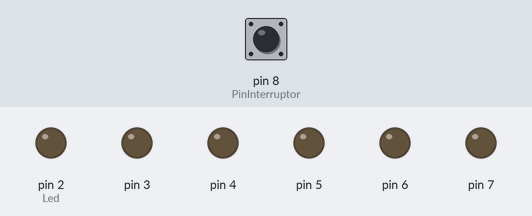
Bench run of a sketch on a simulated Arduino Uno, built with avr-gcc and run on an emulated ATmega328P. On the bench: output pins drawn as LEDs (lit = HIGH). The inputs (shaded band) are chosen by the test bench; at power-on: pin 8 (PinInterruptor) LOW.

Above: at 0.1 s.
At 10.1 s:
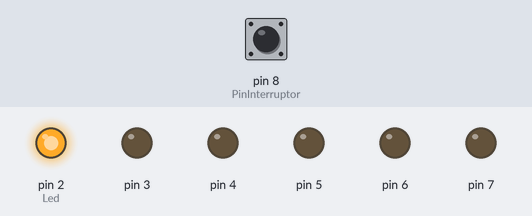
At 20.1 s:
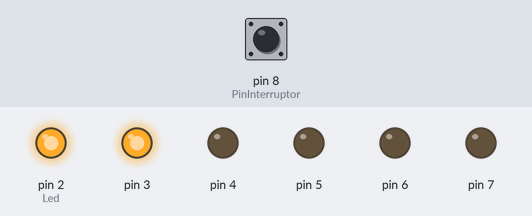
At 30.1 s:
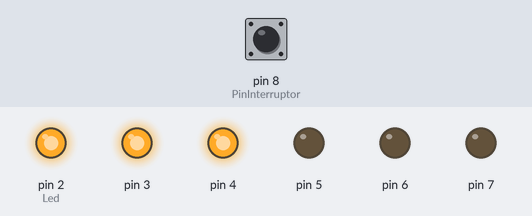
At 40.1 s:
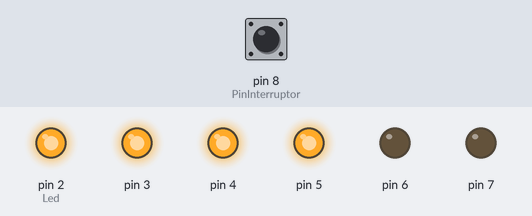
At 60.1 s:
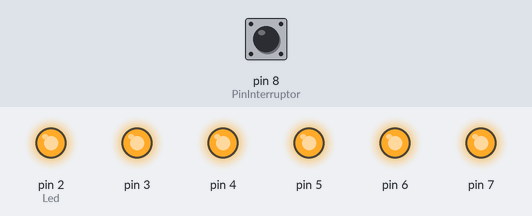
Timing chart, 0 to 61.6 s (numbered marks = the images above):
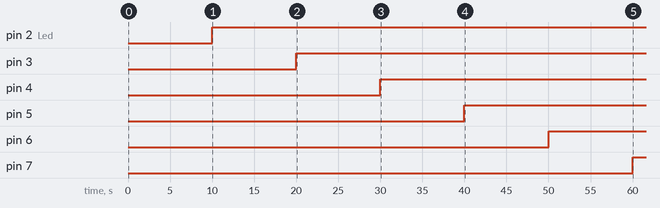

The sketch:

reloj_dijital_primero.ino
```cpp
// Definir variables
const int PinInterruptor = 8;
unsigned long TiempoPrevio = 0;
int EstadodelInterruptor = 0;
int EstadoPreviodelInterruptor = 0;
int Led = 2;
long TiempoIntervalocadaLed = 10000; // Tiempo indicado en milisegundos, por tanto 10 segundos

// Configurar la placa Arduino
void setup() {
  for(int x = 2;x<8;x++){
    pinMode(x, OUTPUT);
   }
    pinMode(PinInterruptor, INPUT);
}

// Ejecucion del programa
void loop() {
  unsigned long TiempoActual = millis();
  if(TiempoActual - TiempoPrevio > TiempoIntervalocadaLed){
    TiempoPrevio = TiempoActual;
    digitalWrite(Led, HIGH);
    Led++;
    if(Led == 7){
    }
  }
  EstadodelInterruptor = digitalRead(PinInterruptor);
  if(EstadodelInterruptor != EstadoPreviodelInterruptor){
    for(int x = 2;x<8;x++){
      digitalWrite(x, LOW);
    }
    Led = 2;
    TiempoPrevio = TiempoActual;
  }
  EstadoPreviodelInterruptor = EstadodelInterruptor;
}
// Volver al comienzo del programa
```

Measured:
- by itself, pin 2 (Led): LOW → HIGH at 10.0 s
- by itself, pin 3: LOW → HIGH at 20.0 s
- by itself, pin 4: LOW → HIGH at 30.0 s
- by itself, pin 5: LOW → HIGH at 40.0 s
- by itself, pin 6: LOW → HIGH at 50.0 s
- by itself, pin 7: LOW → HIGH at 60.0 s
